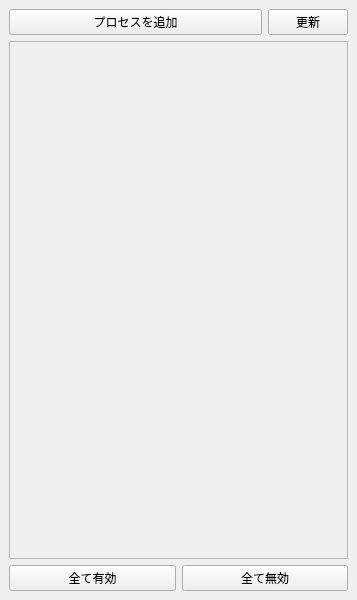
<?xml version="1.0" encoding="UTF-8"?>
<ui version="4.0">
 <class>MainWindow</class>
 <widget class="QMainWindow" name="MainWindow">
  <property name="geometry">
   <rect>
    <x>0</x>
    <y>0</y>
    <width>357</width>
    <height>600</height>
   </rect>
  </property>
  <property name="windowTitle">
   <string>MainWindow</string>
  </property>
  <widget class="QWidget" name="centralwidget">
   <layout class="QVBoxLayout" name="verticalLayout">
    <item>
     <layout class="QHBoxLayout" name="horizontalLayout">
      <item>
       <widget class="QPushButton" name="add_item_button">
        <property name="text">
         <string>プロセスを追加</string>
        </property>
       </widget>
      </item>
      <item>
       <widget class="QPushButton" name="update_item_button">
        <property name="sizePolicy">
         <sizepolicy hsizetype="Maximum" vsizetype="Fixed">
          <horstretch>0</horstretch>
          <verstretch>0</verstretch>
         </sizepolicy>
        </property>
        <property name="text">
         <string>更新</string>
        </property>
       </widget>
      </item>
     </layout>
    </item>
    <item>
     <widget class="QScrollArea" name="items_widget_area">
      <property name="widgetResizable">
       <bool>true</bool>
      </property>
      <property name="alignment">
       <set>Qt::AlignLeading|Qt::AlignLeft|Qt::AlignTop</set>
      </property>
      <widget class="QWidget" name="scrollAreaWidgetContents">
       <property name="geometry">
        <rect>
         <x>0</x>
         <y>0</y>
         <width>337</width>
         <height>518</height>
        </rect>
       </property>
      </widget>
     </widget>
    </item>
    <item>
     <layout class="QHBoxLayout" name="horizontalLayout_2">
      <item>
       <widget class="QPushButton" name="all_enable_button">
        <property name="text">
         <string>全て有効</string>
        </property>
       </widget>
      </item>
      <item>
       <widget class="QPushButton" name="all_disable_button">
        <property name="text">
         <string>全て無効</string>
        </property>
       </widget>
      </item>
     </layout>
    </item>
   </layout>
  </widget>
 </widget>
 <resources/>
 <connections/>
</ui>
